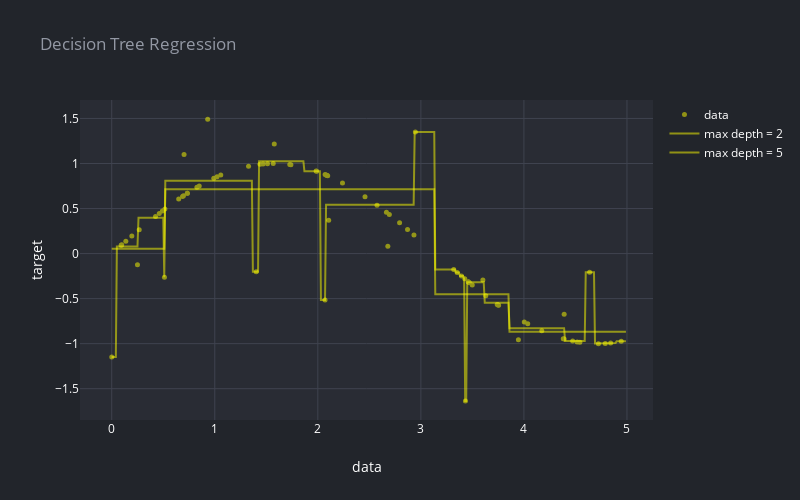

The code cell stored with this chart in its notebook:
### Code cell
# Create a random dataset
rng = np.random.RandomState(1)
X = np.sort(5 * rng.rand(80, 1), axis=0)
y = np.sin(X).ravel()
y[::5] += 3 * (0.5 - rng.rand(16))

# Fit regression model
regr_1 = DecisionTreeRegressor(max_depth=2)
regr_2 = DecisionTreeRegressor(max_depth=5)
regr_1.fit(X, y)
regr_2.fit(X, y)

# Predict
X_test = np.arange(0.0, 5.0, 0.01)[:, np.newaxis]
y_1 = regr_1.predict(X_test)
y_2 = regr_2.predict(X_test)

# Plot the results
data_plot = scatter(X[:,0], y, 'data', mode='markers', size=5, color='yellow')
reg1_plot = scatter(X_test[:,0], y_1, 'max depth = 2')
reg2_plot = scatter(X_test[:,0], y_2, 'max depth = 5')


fig = go.Figure(data=[data_plot, reg1_plot, reg2_plot])

render(fig, 'Decision Tree Regression', width=800, x_axis_title='data', y_axis_title='target')

print('Max Depth (2) Score = {}'.format(regr_1.score(X,y)))
print('Max Depth (5) Score = {}'.format(regr_2.score(X,y)))

### Figure 1 — Plotly figure (JSON) as saved in the notebook; plotly's stock layout.template omitted (floating-point values rounded to 4 significant figures; data arrays with more than 128 entries replaced by an {"elided": "..."} marker saying what was removed)
{"data": [{"marker": {"color": "yellow", "size": 5}, "mode": "markers", "name": "data", "opacity": 0.5, "type": "scatter", "x": [0.0005719, 0.09144, 0.09683, 0.1369, 0.1953, 0.2498, 0.2668, 0.4252, 0.4617, 0.4917, 0.5117, 0.5161, 0.6501, 0.6874, 0.6964, 0.7019, 0.7336, 0.7338, 0.8268, 0.8492, 0.9313, 0.9905, 1.022, 1.058, 1.328, 1.402, 1.439, 1.468, 1.512, 1.567, 1.578, 1.728, 1.739, 1.984, 1.988, 2.07, 2.071, 2.085, 2.087, 2.096, 2.106, 2.239, 2.458, 2.574, 2.666, 2.679, 2.694, 2.793, 2.871, 2.933, 2.947, 3.319, 3.352, 3.394, 3.426, 3.433, 3.459, 3.462, 3.472, 3.499, 3.602, 3.63, 3.741, 3.751, 3.754, 3.946, 4.004, 4.037, 4.173, 4.382, 4.391, 4.391, 4.473, 4.517, 4.543, 4.638, 4.723, 4.789, 4.841, 4.944], "y": [-1.149, 0.09131, 0.09668, 0.1365, 0.194, -0.1238, 0.2637, 0.4125, 0.4455, 0.4722, -0.2632, 0.4935, 0.6053, 0.6345, 0.6414, 1.099, 0.6696, 0.6697, 0.7357, 0.7507, 1.493, 0.8363, 0.8533, 0.8714, 0.9706, -0.2018, 0.9913, 0.9947, 0.9983, 1.0, 1.216, 0.9877, 0.9859, 0.9159, 0.9141, -0.5167, 0.8775, 0.8706, 0.8699, 0.8652, 0.3701, 0.7846, 0.6317, 0.5372, 0.458, 0.08075, 0.4327, 0.3412, 0.2677, 0.2073, 1.35, -0.1765, -0.2092, -0.2499, -0.2807, -1.635, -0.3125, -0.3146, -0.3244, -0.3497, -0.2937, -0.4692, -0.564, -0.5722, -0.5749, -0.9559, -0.7592, -0.7804, -0.8581, -0.9459, -0.6731, -0.9487, -0.9715, -0.981, -0.9857, -0.2083, -0.9999, -0.997, -0.9917, -0.9732]}, {"marker": {"color": "yellow", "size": 3}, "mode": "lines", "name": "max depth = 2", "opacity": 0.5, "type": "scatter", "x": {"elided": "500 float values"}, "y": {"elided": "500 float values"}}, {"marker": {"color": "yellow", "size": 3}, "mode": "lines", "name": "max depth = 5", "opacity": 0.5, "type": "scatter", "x": {"elided": "500 float values"}, "y": {"elided": "500 float values"}}], "layout": {"height": 500, "legend": {"font": {"color": "#ffffff"}}, "paper_bgcolor": "#22252B", "plot_bgcolor": "#292C34", "showlegend": true, "title": {"font": {"color": "#9398A4"}, "text": "Decision Tree Regression"}, "width": 800, "xaxis": {"autorange": true, "gridcolor": "#3F434F", "range": [-0.3079, 5.253], "tickfont": {"color": "#ffffff"}, "title": {"font": {"color": "#ffffff"}, "text": "data"}, "type": "linear", "zeroline": false}, "yaxis": {"autorange": true, "gridcolor": "#3F434F", "range": [-1.848, 1.705], "tickfont": {"color": "#ffffff"}, "title": {"font": {"color": "#ffffff"}, "text": "target"}, "type": "linear", "zeroline": false}}}
